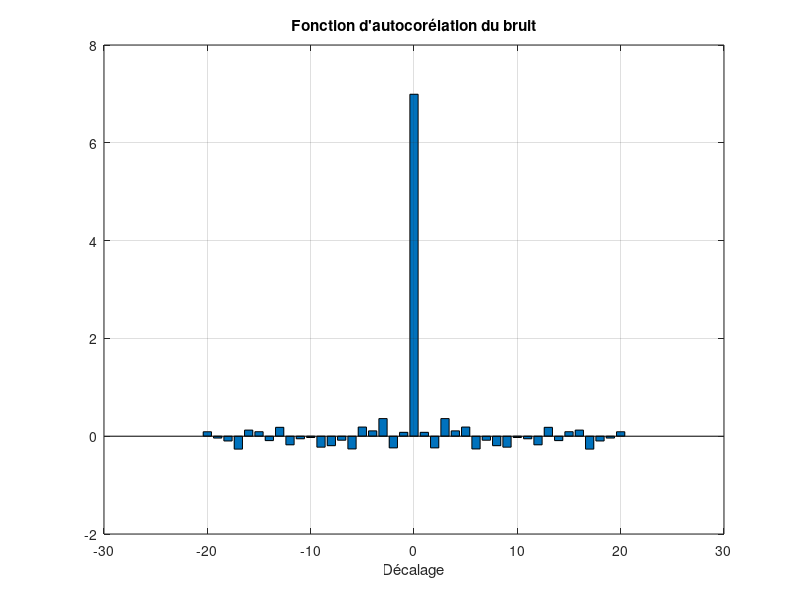
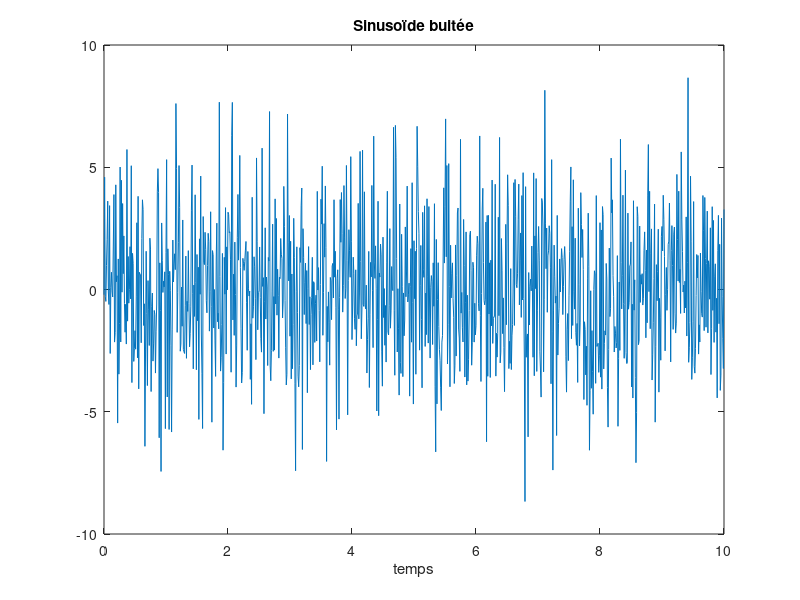
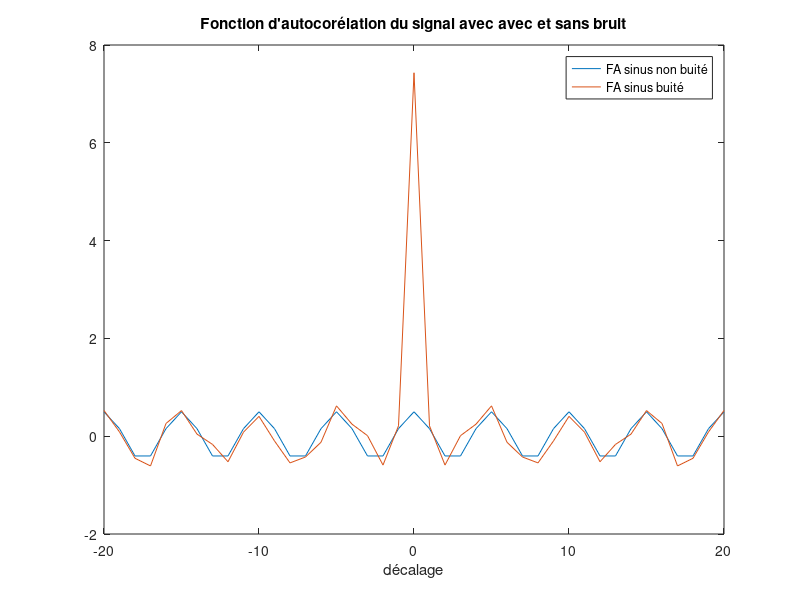

Recreate these plots in MATLAB, in order.
% Question 1 

A = 1;
Fs = 20;
Fe = 100;
Te = 1/Fe;
maxlag=20;

t = 0:Te:10;
s = A*sin(2*pi*Fs*t);

% Question 2

[c, lag] = xcorr(s,maxlag,'unbiased');
cb = xcorr(s,maxlag,'biased');

% figure(1), plot(t, s), title('Signal sinusoïdal de fréquence 20 Hz échantilloné a 100 Hz'), xlabel('Temps'), ylabel('Amplitude');
% figure(2), plot(lag, c), title('Extimateur non-biaisé de la FA'), xlabel('décalage');
% figure(3), plot(lag, cb), title('Extimateur non-biaisé de la FA'), xlabel('décalage');

% Question 3

b = randn(size(t));
b=b-mean(b); b=b/std(b); b=sqrt(7)*b;

[acb, Lag] = xcorr(b,maxlag,'unbiased');

figure(5), bar(Lag,acb), title("Fonction d'autocorélation du bruit"), grid, xlabel('Décalage');

% Question 4

xb = s + b;
figure(6), grid, plot(t,xb), title("Sinusoïde buitée"), xlabel('temps');

acxb=xcorr(xb,maxlag,'unbiased');
figure(7), grid, plot(Lag,[c' acxb']), title("Fonction d'autocorélation du signal avec avec et sans bruit")
legend('FA sinus non buité', 'FA sinus buité'), xlabel('décalage');